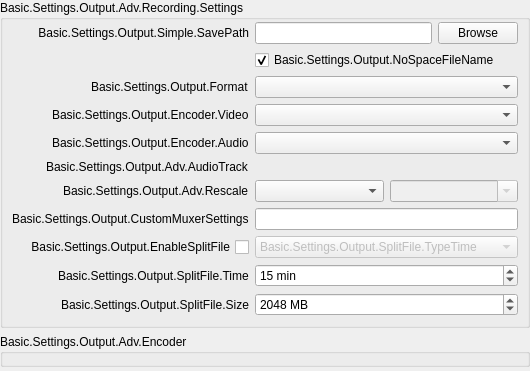
                          <widget class="QWidget" name="scrollAreaWidgetContents_4">
                           <property name="geometry">
                            <rect>
                             <x>0</x>
                             <y>0</y>
                             <width>509</width>
                             <height>371</height>
                            </rect>
                           </property>
                           <property name="sizePolicy">
                            <sizepolicy hsizetype="Preferred" vsizetype="Preferred">
                             <horstretch>0</horstretch>
                             <verstretch>0</verstretch>
                            </sizepolicy>
                           </property>
                           <layout class="QVBoxLayout" name="verticalLayout_21">
                            <property name="leftMargin">
                             <number>0</number>
                            </property>
                            <property name="topMargin">
                             <number>0</number>
                            </property>
                            <property name="rightMargin">
                             <number>0</number>
                            </property>
                            <property name="bottomMargin">
                             <number>0</number>
                            </property>
                            <item>
                             <widget class="QGroupBox" name="advOutRecTopContainer">
                              <property name="title">
                               <string>Basic.Settings.Output.Adv.Recording.Settings</string>
                              </property>
                              <layout class="QFormLayout" name="formLayout_16">
                               <property name="fieldGrowthPolicy">
                                <enum>QFormLayout::AllNonFixedFieldsGrow</enum>
                               </property>
                               <property name="labelAlignment">
                                <set>Qt::AlignRight|Qt::AlignTrailing|Qt::AlignVCenter</set>
                               </property>
                               <property name="formAlignment">
                                <set>Qt::AlignLeading|Qt::AlignLeft|Qt::AlignTop</set>
                               </property>
                               <property name="leftMargin">
                                <number>9</number>
                               </property>
                               <property name="topMargin">
                                <number>2</number>
                               </property>
                               <property name="rightMargin">
                                <number>9</number>
                               </property>
                               <property name="bottomMargin">
                                <number>9</number>
                               </property>
                               <item row="0" column="0">
                                <widget class="QLabel" name="label_32">
                                 <property name="sizePolicy">
                                  <sizepolicy hsizetype="Preferred" vsizetype="Preferred">
                                   <horstretch>0</horstretch>
                                   <verstretch>0</verstretch>
                                  </sizepolicy>
                                 </property>
                                 <property name="minimumSize">
                                  <size>
                                   <width>170</width>
                                   <height>0</height>
                                  </size>
                                 </property>
                                 <property name="text">
                                  <string>Basic.Settings.Output.Simple.SavePath</string>
                                 </property>
                                 <property name="alignment">
                                  <set>Qt::AlignRight|Qt::AlignTrailing|Qt::AlignVCenter</set>
                                 </property>
                                </widget>
                               </item>
                               <item row="0" column="1">
                                <layout class="QHBoxLayout" name="horizontalLayout_6">
                                 <item>
                                  <widget class="QLineEdit" name="advOutRecPath">
                                   <property name="enabled">
                                    <bool>true</bool>
                                   </property>
                                   <property name="sizePolicy">
                                    <sizepolicy hsizetype="Expanding" vsizetype="Preferred">
                                     <horstretch>0</horstretch>
                                     <verstretch>0</verstretch>
                                    </sizepolicy>
                                   </property>
                                  </widget>
                                 </item>
                                 <item>
                                  <widget class="QPushButton" name="advOutRecPathBrowse">
                                   <property name="enabled">
                                    <bool>true</bool>
                                   </property>
                                   <property name="sizePolicy">
                                    <sizepolicy hsizetype="Minimum" vsizetype="Preferred">
                                     <horstretch>0</horstretch>
                                     <verstretch>0</verstretch>
                                    </sizepolicy>
                                   </property>
                                   <property name="text">
                                    <string>Browse</string>
                                   </property>
                                  </widget>
                                 </item>
                                </layout>
                               </item>
                               <item row="1" column="0">
                                <spacer name="horizontalSpacer_27">
                                 <property name="orientation">
                                  <enum>Qt::Horizontal</enum>
                                 </property>
                                 <property name="sizeHint" stdset="0">
                                  <size>
                                   <width>40</width>
                                   <height>20</height>
                                  </size>
                                 </property>
                                </spacer>
                               </item>
                               <item row="1" column="1">
                                <widget class="QCheckBox" name="advOutNoSpace">
                                 <property name="sizePolicy">
                                  <sizepolicy hsizetype="Minimum" vsizetype="Preferred">
                                   <horstretch>0</horstretch>
                                   <verstretch>0</verstretch>
                                  </sizepolicy>
                                 </property>
                                 <property name="text">
                                  <string>Basic.Settings.Output.NoSpaceFileName</string>
                                 </property>
                                 <property name="checked">
                                  <bool>true</bool>
                                 </property>
                                </widget>
                               </item>
                               <item row="2" column="0">
                                <widget class="QLabel" name="label_43">
                                 <property name="text">
                                  <string>Basic.Settings.Output.Format</string>
                                 </property>
                                </widget>
                               </item>
                               <item row="2" column="1">
                                <widget class="QComboBox" name="advOutRecFormat">
                                 <property name="sizePolicy">
                                  <sizepolicy hsizetype="Preferred" vsizetype="Preferred">
                                   <horstretch>0</horstretch>
                                   <verstretch>0</verstretch>
                                  </sizepolicy>
                                 </property>
                                 <property name="editable">
                                  <bool>false</bool>
                                 </property>
                                 <property name="currentText">
                                  <string/>
                                 </property>
                                </widget>
                               </item>
                               <item row="5" column="0">
                                <widget class="QLabel" name="label_29">
                                 <property name="text">
                                  <string>Basic.Settings.Output.Adv.AudioTrack</string>
                                 </property>
                                </widget>
                               </item>
                               <item row="5" column="1">
                                <widget class="QStackedWidget" name="advRecTrackWidget">
                                 <property name="sizePolicy">
                                  <sizepolicy hsizetype="Maximum" vsizetype="Preferred">
                                   <horstretch>0</horstretch>
                                   <verstretch>0</verstretch>
                                  </sizepolicy>
                                 </property>
                                 <property name="currentIndex">
                                  <number>1</number>
                                 </property>
                                 <widget class="QWidget" name="recTracks">
                                 </widget>
                                 <widget class="QWidget" name="flvTracks">
                                 </widget>
                                </widget>
                               </item>
                               <item row="4" column="0">
                                <widget class="QLabel" name="advOutRecAEncLabel">
                                 <property name="text">
                                  <string>Basic.Settings.Output.Encoder.Audio</string>
                                 </property>
                                </widget>
                               </item>
                               <item row="4" column="1">
                                <widget class="QComboBox" name="advOutRecAEncoder">
                                 <property name="sizePolicy">
                                  <sizepolicy hsizetype="Preferred" vsizetype="Preferred">
                                   <horstretch>0</horstretch>
                                   <verstretch>0</verstretch>
                                  </sizepolicy>
                                 </property>
                                </widget>
                               </item>
                               <item row="3" column="0">
                                <widget class="QLabel" name="advOutRecEncLabel">
                                 <property name="text">
                                  <string>Basic.Settings.Output.Encoder.Video</string>
                                 </property>
                                </widget>
                               </item>
                               <item row="3" column="1">
                                <widget class="QComboBox" name="advOutRecEncoder">
                                 <property name="sizePolicy">
                                  <sizepolicy hsizetype="Preferred" vsizetype="Preferred">
                                   <horstretch>0</horstretch>
                                   <verstretch>0</verstretch>
                                  </sizepolicy>
                                 </property>
                                </widget>
                               </item>
                               <item row="6" column="0">
                                <widget class="QLabel" name="advOutRecUseRescale">
                                 <property name="sizePolicy">
                                  <sizepolicy hsizetype="Minimum" vsizetype="Preferred">
                                   <horstretch>0</horstretch>
                                   <verstretch>0</verstretch>
                                  </sizepolicy>
                                 </property>
                                 <property name="layoutDirection">
                                  <enum>Qt::RightToLeft</enum>
                                 </property>
                                 <property name="text">
                                  <string>Basic.Settings.Output.Adv.Rescale</string>
                                 </property>
                                </widget>
                               </item>
                               <item row="6" column="1">
                                <widget class="QFrame" name="advOutRecRescaleContainer">
                                 <layout class="QHBoxLayout" name="horizontalLayout_4">
                                  <property name="leftMargin">
                                   <number>0</number>
                                  </property>
                                  <property name="topMargin">
                                   <number>0</number>
                                  </property>
                                  <property name="rightMargin">
                                   <number>0</number>
                                  </property>
                                  <property name="bottomMargin">
                                   <number>0</number>
                                  </property>
                                  <item>
                                   <widget class="QComboBox" name="advOutRecRescaleFilter"/>
                                  </item>
                                  <item>
                                   <widget class="QComboBox" name="advOutRecRescale">
                                    <property name="enabled">
                                     <bool>false</bool>
                                    </property>
                                    <property name="sizePolicy">
                                     <sizepolicy hsizetype="Preferred" vsizetype="Preferred">
                                      <horstretch>0</horstretch>
                                      <verstretch>0</verstretch>
                                     </sizepolicy>
                                    </property>
                                    <property name="editable">
                                     <bool>true</bool>
                                    </property>
                                   </widget>
                                  </item>
                                 </layout>
                                </widget>
                               </item>
                               <item row="7" column="0">
                                <widget class="QLabel" name="label_9001">
                                 <property name="text">
                                  <string>Basic.Settings.Output.CustomMuxerSettings</string>
                                 </property>
                                </widget>
                               </item>
                               <item row="7" column="1">
                                <widget class="QLineEdit" name="advOutMuxCustom">
                                 <property name="sizePolicy">
                                  <sizepolicy hsizetype="Expanding" vsizetype="Preferred">
                                   <horstretch>0</horstretch>
                                   <verstretch>0</verstretch>
                                  </sizepolicy>
                                 </property>
                                </widget>
                               </item>
                               <item row="8" column="0">
                                <widget class="QCheckBox" name="advOutSplitFile">
                                 <property name="sizePolicy">
                                  <sizepolicy hsizetype="Minimum" vsizetype="Expanding">
                                   <horstretch>0</horstretch>
                                   <verstretch>0</verstretch>
                                  </sizepolicy>
                                 </property>
                                 <property name="layoutDirection">
                                  <enum>Qt::RightToLeft</enum>
                                 </property>
                                 <property name="text">
                                  <string>Basic.Settings.Output.EnableSplitFile</string>
                                 </property>
                                </widget>
                               </item>
                               <item row="8" column="1">
                                <widget class="QComboBox" name="advOutSplitFileType">
                                 <property name="enabled">
                                  <bool>false</bool>
                                 </property>
                                 <item>
                                  <property name="text">
                                   <string>Basic.Settings.Output.SplitFile.TypeTime</string>
                                  </property>
                                 </item>
                                 <item>
                                  <property name="text">
                                   <string>Basic.Settings.Output.SplitFile.TypeSize</string>
                                  </property>
                                 </item>
                                 <item>
                                  <property name="text">
                                   <string>Basic.Settings.Output.SplitFile.TypeManual</string>
                                  </property>
                                 </item>
                                </widget>
                               </item>
                               <item row="9" column="0">
                                <widget class="QLabel" name="advOutSplitFileTimeLabel">
                                 <property name="text">
                                  <string>Basic.Settings.Output.SplitFile.Time</string>
                                 </property>
                                </widget>
                               </item>
                               <item row="9" column="1">
                                <widget class="QSpinBox" name="advOutSplitFileTime">
                                 <property name="suffix">
                                  <string> min</string>
                                 </property>
                                 <property name="minimum">
                                  <number>1</number>
                                 </property>
                                 <property name="maximum">
                                  <number>525600</number>
                                 </property>
                                 <property name="value">
                                  <number>15</number>
                                 </property>
                                </widget>
                               </item>
                               <item row="10" column="0">
                                <widget class="QLabel" name="advOutSplitFileSizeLabel">
                                 <property name="text">
                                  <string>Basic.Settings.Output.SplitFile.Size</string>
                                 </property>
                                </widget>
                               </item>
                               <item row="10" column="1">
                                <widget class="QSpinBox" name="advOutSplitFileSize">
                                 <property name="suffix">
                                  <string> MB</string>
                                 </property>
                                 <property name="minimum">
                                  <number>20</number>
                                 </property>
                                 <property name="maximum">
                                  <number>1073741824</number>
                                 </property>
                                 <property name="value">
                                  <number>2048</number>
                                 </property>
                                </widget>
                               </item>
                              </layout>
                             </widget>
                            </item>
                            <item>
                             <widget class="QGroupBox" name="advOutRecEncoderProps">
                              <property name="sizePolicy">
                               <sizepolicy hsizetype="Preferred" vsizetype="Fixed">
                                <horstretch>0</horstretch>
                                <verstretch>0</verstretch>
                               </sizepolicy>
                              </property>
                              <property name="title">
                               <string>Basic.Settings.Output.Adv.Encoder</string>
                              </property>
                              <layout class="QVBoxLayout" name="verticalLayout_15">
                               <property name="leftMargin">
                                <number>9</number>
                               </property>
                               <property name="topMargin">
                                <number>2</number>
                               </property>
                               <property name="rightMargin">
                                <number>9</number>
                               </property>
                               <property name="bottomMargin">
                                <number>8</number>
                               </property>
                              </layout>
                             </widget>
                            </item>
                            <item>
                             <spacer name="verticalSpacer_3">
                              <property name="orientation">
                               <enum>Qt::Vertical</enum>
                              </property>
                              <property name="sizeHint" stdset="0">
                               <size>
                                <width>20</width>
                                <height>0</height>
                               </size>
                              </property>
                             </spacer>
                            </item>
                           </layout>
                          </widget>
